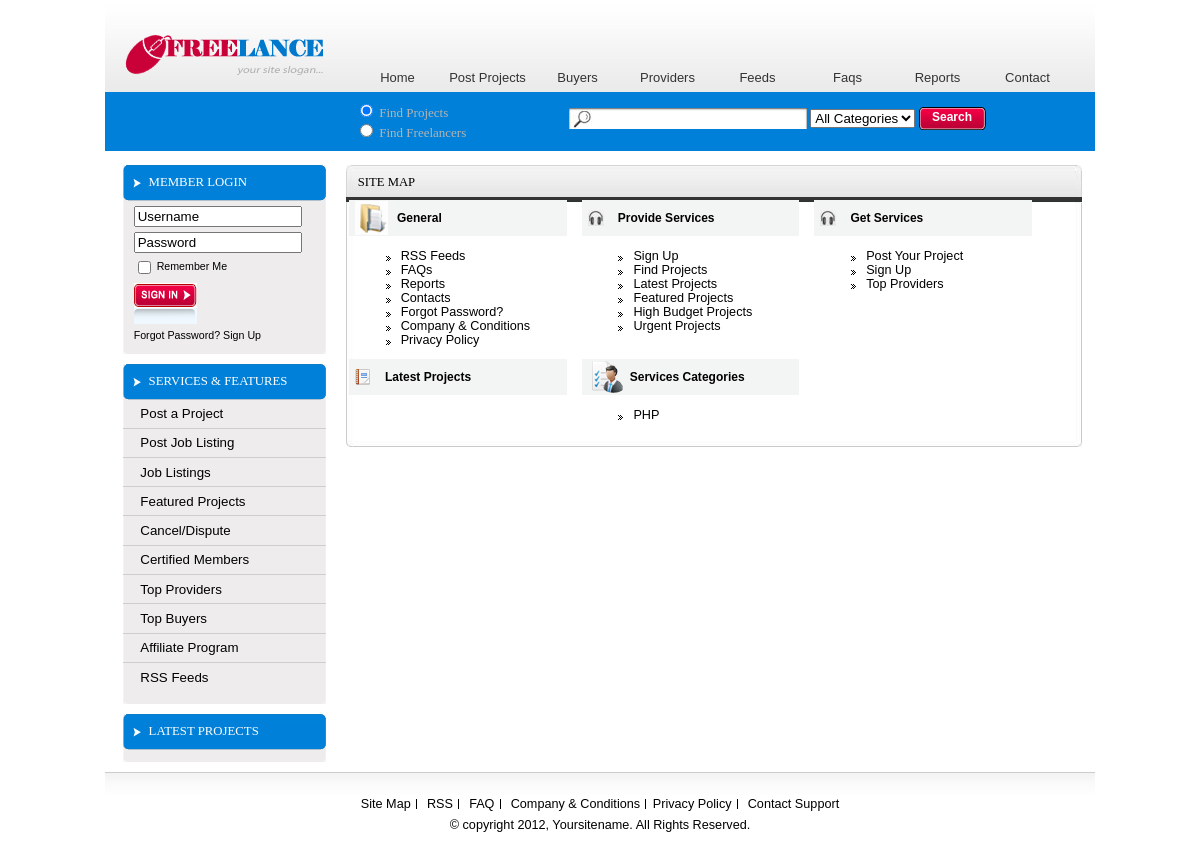
/index.php/page/sitemap, run on the app's committed database.
### tables this page shows
CREATE TABLE IF NOT EXISTS `page` (
  `id` smallint(5) unsigned NOT NULL auto_increment,
  `url` varchar(64) NOT NULL,
  `name` varchar(128) NOT NULL,
  `page_title` varchar(128) NOT NULL,
  `content` text NOT NULL,
  `is_active` tinyint(4) NOT NULL default '1',
  `created` int(11) NOT NULL,
  PRIMARY KEY  (`id`)
);

CREATE TABLE IF NOT EXISTS `categories` (
  `id` int(10) unsigned NOT NULL auto_increment,
  `category_name` varchar(255) NOT NULL,
  `group_id` smallint(6) unsigned NOT NULL,
  `description` text NOT NULL,
  `page_title` varchar(255) NOT NULL,
  `meta_keywords` text NOT NULL,
  `meta_description` text NOT NULL,
  `is_active` tinyint(4) NOT NULL default '1',
  `created` int(11) NOT NULL,
  `modified` int(11) NOT NULL,
  PRIMARY KEY  (`id`)
);

### app/views/siteMap.php (the view, shortened to what the rows shown need)
<?php $this->load->view('header'); ?>
<?php $this->load->view('sidebar');?>
<link href="<?php echo base_url() ?>app/css/css/sitemap.css" rel="stylesheet" type="text/css" />
 <div id="main">
      <div class="clsInnerpageCommon sitemap">
     <div class="block">
           <div class="main_t">
        <div class="main_r">
          <div class="main_b">
            <div class="main_l">
              <div class="main_tl">
                <div class="main_tr">
                  <div class="main_bl">
                    <div class="main_br">
                      <div class="cls100_p">
                            <div class="clsInnerCommon clearfix">
                              <h2><?php echo $this->lang->line('SITE MAP');?></h2>
                              <div class="clsSiteMap">
                                <ul>
                                  <li><a href="<?php echo site_url('?c=rss'); ?>"><?php echo $this->lang->line('RSS Feeds');?></a></li>
                                  <li><a href="<?php echo site_url('faq'); ?>"><?php echo $this->lang->line('FAQs');?></a></li>
                                  <li><a href="<?php echo site_url('programmer/getProgrammersreview');?>"><?php echo $this->lang->line('Reports');?></a></li>
								  <li><a href="<?php echo site_url('programmer/getProgrammersreview');?>"><?php echo $this->lang->line('Contacts');?></a></li>
								  <li><a href="<?php echo site_url('users/forgotPassword');?>"><?php echo $this->lang->line('Forgot Password?');?></a></li>
								 <?php
								if(isset($pages))
								{
									foreach($pages->result() as $page)
									{
								?>
									<li><a href=" <?php echo site_url('page')?>/<?php echo $page->url;?>"> <?php echo $page->name; ?></a></li>
								   <? }
									 }
								   ?>
                                </ul>
                              </div>
                              <div class="clsSiteMap">
                                <ul>
								<?php
								if(isset($categories) and $categories->num_rows()>0)
								{
									foreach($categories->result() as $category)
									{
									$name = replaceSpaceWithUnderscore($category->category_name);
								?>
                                  <li><a href="<?php echo site_url('project/category/'.$name); ?>"><?php echo $category->category_name;?></a></li>
								<?php }
								}
								?>
                                </ul>
                              </div>
                            </div>
                          </div>
                        </div>
                      </div>
                    </div>
                  </div>
                </div>
              </div>
            </div>
          </div>
        </div>
      </div>
    </div>
<?php $this->load->view('footer'); ?>

### app/views/footer.php (shortened to what the rows shown need)
</div>
  <div id="footer">
  	<ul>
		<li><a href="<?php echo site_url('page/sitemap'); ?>"><?php echo $this->lang->line('Site Map');?></a></li>
		<li><a href="<?php echo site_url('?c=rss'); ?>"><?php echo $this->lang->line('RSS'); ?></a></li>
		<li><a href="<?php echo site_url('faq'); ?>"><?php echo $this->lang->line('FAQ'); ?></a></li>
		<?php
		if(isset($pages))
		{
			foreach($pages->result() as $page)
			{
				echo '<li><a href="'.site_url('page').'/'.$page->url.'">'.$page->name.'</a></li>';
			 }
			 }
		   ?>
		<li class="clsNoBorder"><a href="<?php echo site_url('contact'); ?>"><?php echo $this->lang->line('Contact Support');?></a></li>
	</ul>
  </div>
</div>
</body>
</html>

### data on the page
page: name "Company & Conditions"
page: name "Privacy Policy"
categories: category_name "PHP"

### other printed values
$this->lang->line('Home') "Home"
$this->lang->line('Post Projects') "Post Projects"
$this->lang->line('Buyers') "Buyers"
$this->lang->line('Programmers') "Providers"
$this->lang->line('Feeds') "Feeds"
$this->lang->line('Faqs') "Faqs"
$this->lang->line('Reports') "Reports"
$this->lang->line('Contact') "Contact"
$this->lang->line('MEMBER LOGIN') "MEMBER LOGIN"
$this->lang->line('remember me') "Remember Me"
$this->lang->line('Forgot Password?') "Forgot Password?"
$this->lang->line('Sign Up') "Sign Up"
$this->lang->line('Services_And_Features') "SERVICES & FEATURES"
$this->lang->line('Post a Project') "Post a Project"
$this->lang->line('Post Job listing') "Post Job Listing"
